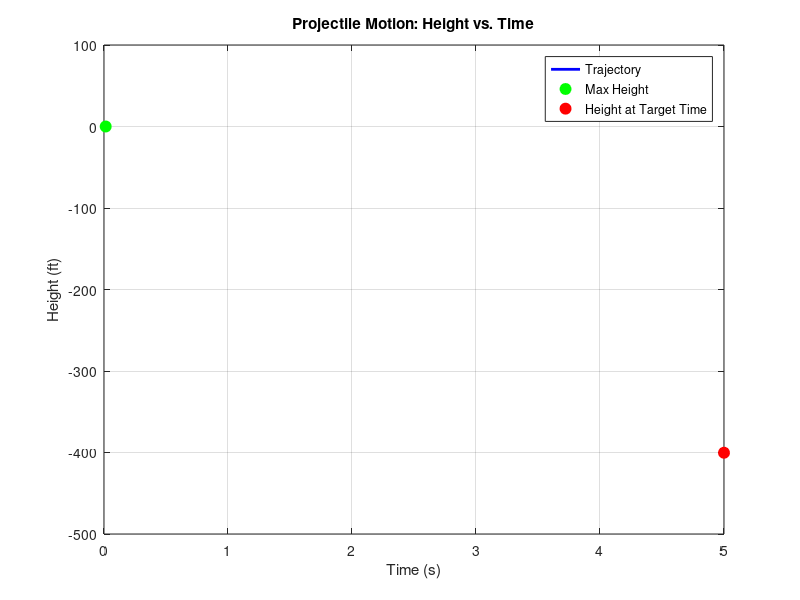

MATLAB code for this plot:
clc; clear;

g = 32.2;

% Insert angle here: (In degrees)
theta = input('Enter launch angle in degrees: ');

% Insert initial velocity here: (In fps)
v0 = input('Enter initial velocity (ft/s): ');

% Insert target time here: (In seconds)
t_target = input('Enter target time (s): ');

theta_rad = deg2rad(theta);

v0y = v0*sin(theta_rad);

y_target = v0y * t_target - (0.5*g*(t_target^2));

t_max = v0y / g;

h_max = (v0y^2) / (2 * g);

t_flight = 2 * t_max;

t_values = linspace(0, t_flight, 100);

y_values = v0y * t_values - (0.5 * g * t_values.^2);

y_target = v0y * t_target - (0.5 * g * t_target^2);

figure;
plot(t_values, y_values, 'b-', 'LineWidth', 2);
hold on;
plot(t_max, h_max, 'go', 'MarkerSize', 8, 'MarkerFaceColor', 'g');
plot(t_target, y_target, 'ro', 'MarkerSize', 8, 'MarkerFaceColor', 'r');

xlabel('Time (s)');
ylabel('Height (ft)');
title('Projectile Motion: Height vs. Time');
legend('Trajectory', 'Max Height', 'Height at Target Time', 'Location', 'Best');
grid on;

fprintf('\nResults:\n');
fprintf(' - Height at t = %.2f sec: %.2f ft\n', t_target, y_target);
fprintf(' - Max height of projectile is: %.2f ft\n', h_max);
fprintf(' - Time to reach max height: %.2f sec\n', t_max);
fprintf(' - Total flight time: %.2f sec\n', t_flight);
